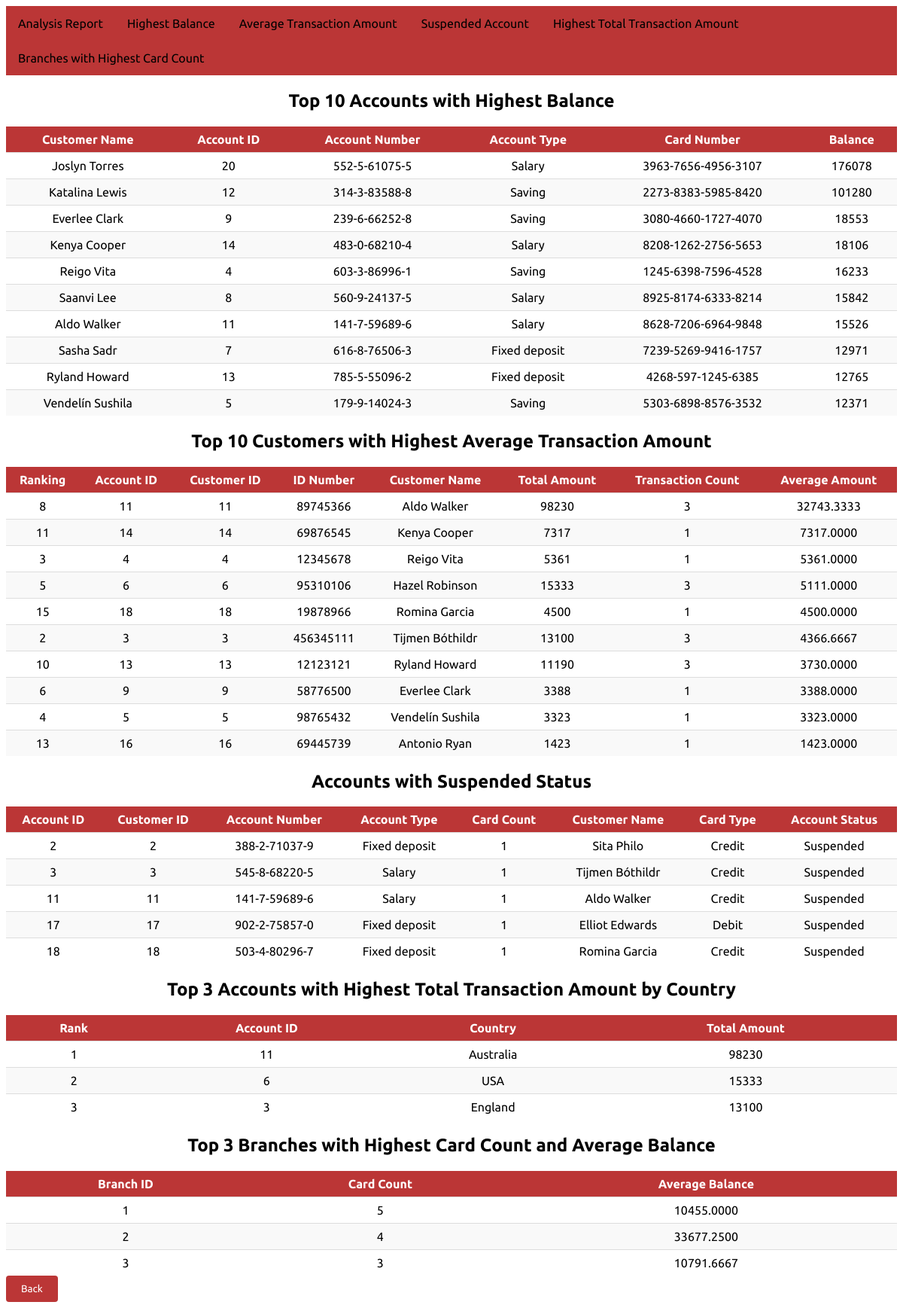
The app's page /BNLTT_online_banking/Analysis/AnalysisReport.php with its own data.
### tables this page shows
CREATE TABLE `account` (
  `Account_ID` int(4) NOT NULL,
  `Customer_ID` int(4) NOT NULL,
  `Branch_ID` int(4) NOT NULL,
  `Account_Number` varchar(13) NOT NULL,
  `Balance` int(6) NOT NULL,
  `Interest_Rate_Year` decimal(5,4) NOT NULL,
  `Account_type` varchar(13) NOT NULL,
  `Account_Status` varchar(9) NOT NULL DEFAULT 'Active',
  `Account_Open_Date` date NOT NULL,
  `Password` int(6) NOT NULL
);

CREATE TABLE `customer` (
  `Customer_ID` int(4) NOT NULL,
  `Customer_First_Name` varchar(32) NOT NULL,
  `Customer_Last_Name` varchar(32) NOT NULL,
  `Customer_Date_of_Birth` date NOT NULL,
  `ID_type` varchar(14) NOT NULL,
  `ID_number` varchar(9) NOT NULL,
  `Customer_Sex` varchar(6) NOT NULL
);

### BNLTT_online_banking/Analysis/AnalysisReport.php (the view, shortened to what this page needs)
<?php
$con = mysqli_connect("localhost", "root", "", "online_bank");
$sql1 = "
    SELECT C.Customer_First_Name, C.Customer_Last_Name, A.Account_ID, A.Account_Number, A.Account_type, IFNULL(CD.Card_Number, ' ') AS Card_Number, A.Balance
    FROM Customer AS C
    INNER JOIN Account AS A ON C.Customer_ID = A.Customer_ID
    LEFT JOIN Card AS CD ON A.Account_ID = CD.Account_ID
    ORDER BY A.Balance DESC
    LIMIT 10
";
$result1 = mysqli_query($con, $sql1);
$sql2 = "
    SELECT
        a.Account_ID, a.Customer_ID, c.ID_number, c.Customer_First_Name, c.Customer_Last_Name, t.Amount,
        SUM(t.Amount) AS Total_Amount, COUNT(t.Amount) AS Transaction_Count,
        AVG(t.Amount) AS Average_Amount,
        @rank := @rank + 1 AS Ranking
    FROM
        Account AS a
        INNER JOIN Customer AS c ON a.Customer_ID = c.Customer_ID
        INNER JOIN transactions AS t ON t.Account_ID = a.Account_ID
        CROSS JOIN (SELECT @rank := 0) AS r
    GROUP BY
        a.Account_ID, a.Customer_ID, c.ID_number, c.Customer_First_Name, c.Customer_Last_Name
    ORDER BY
        Average_Amount DESC
    LIMIT 10
";
$result2 = mysqli_query($con, $sql2);
$sql3 = "SELECT Account.Account_ID, Account.Customer_ID, Account.Account_Number, Account.Account_Type,
        COUNT(Card.Card_ID) AS Card_Count, Customer.Customer_First_Name, Customer.Customer_Last_Name, Card.Card_Type, Account.Account_Status
        FROM Account
        INNER JOIN Customer ON Account.Customer_ID = Customer.Customer_ID
        LEFT JOIN Card ON Account.Account_ID = Card.Account_ID
        WHERE Account.Account_Status = 'Suspended'
        GROUP BY Account.Account_ID";
$result3 = mysqli_query($con, $sql3);
$sql4 = "
    SELECT
        ROW_NUMBER() OVER (ORDER BY subquery.Amount DESC) AS Rank,
        a.Account_ID,
        ca.customer_country AS Country,
        subquery.Amount
    FROM
        account a
        JOIN customer_address ca ON a.customer_id = ca.customer_id
        JOIN (
            SELECT t.Account_ID, SUM(t.Amount) AS Amount
            FROM transactions t
            GROUP BY t.Account_ID
        ) AS subquery ON a.Account_ID = subquery.Account_ID
    ORDER BY subquery.Amount DESC
    LIMIT 3;
";
$result4 = mysqli_query($con, $sql4);
$sql5 = "SELECT a.Branch_ID, COUNT(*) AS Card_Count, AVG(a.Balance) AS Average_Balance
        FROM Card c
        INNER JOIN Account a ON c.Account_ID = a.Account_ID
        WHERE c.Card_Status = 'Active'
        GROUP BY a.Branch_ID
        ORDER BY Card_Count DESC
        LIMIT 3";
$result5 = mysqli_query($con, $sql5);
?>
<div class="navbar">
    <a href="AnalysisReport.php">Analysis Report</a>
    <a href="toptendeposit.php">Highest Balance</a>
    <a href="Topspender.php">Average Transaction Amount</a>
    <a href="SuspendedAnalysis.php">Suspended Account</a>
    <a href="Top3country.php">Highest Total Transaction Amount</a>
    <a href="Top3branches.php">Branches with Highest Card Count</a>
</div>
<?php if ($result1 && mysqli_num_rows($result1) > 0): ?>
    <h2 class="table-title">Top 10 Accounts with Highest Balance</h2>
    <table class="styled-table">
        <thead>
            <tr>
                <th>Customer Name</th>
                <th>Account ID</th>
                <th>Account Number</th>
                <th>Account Type</th>
                <th>Card Number</th>
                <th>Balance</th>
            </tr>
        </thead>
        <tbody>
            <?php while ($row1 = mysqli_fetch_assoc($result1)): ?>
                <tr>
                    <td><?php echo $row1['Customer_First_Name'] . ' ' . $row1['Customer_Last_Name']; ?></td>
                    <td><?php echo $row1['Account_ID']; ?></td>
                    <td><?php echo $row1['Account_Number']; ?></td>
                    <td><?php echo $row1['Account_type']; ?></td>
                    <td><?php echo $row1['Card_Number']; ?></td>
                    <td><?php echo $row1['Balance']; ?></td>
                </tr>
            <?php endwhile; ?>
        </tbody>
    </table>
<?php else: ?>
    <p>No records found.</p>
<?php endif; ?>
<?php if ($result2 && mysqli_num_rows($result2) > 0): ?>
    <h2 class="table-title">Top 10 Customers with Highest Average Transaction Amount</h2>
    <table class="styled-table">
        <thead>
            <tr>
                <th>Ranking</th>
                <th>Account ID</th>
                <th>Customer ID</th>
                <th>ID Number</th>
                <th>Customer Name</th>
                <th>Total Amount</th>
                <th>Transaction Count</th>
                <th>Average Amount</th>
            </tr>
        </thead>
        <tbody>
            <?php while ($row2 = mysqli_fetch_assoc($result2)): ?>
                <tr>
                    <td><?php echo $row2['Ranking']; ?></td>
                    <td><?php echo $row2['Account_ID']; ?></td>
                    <td><?php echo $row2['Customer_ID']; ?></td>
                    <td><?php echo $row2['ID_number']; ?></td>
                    <td><?php echo $row2['Customer_First_Name'] . ' ' . $row2['Customer_Last_Name']; ?></td>
                    <td><?php echo $row2['Total_Amount']; ?></td>
                    <td><?php echo $row2['Transaction_Count']; ?></td>
                    <td><?php echo $row2['Average_Amount']; ?></td>
                </tr>
            <?php endwhile; ?>
        </tbody>
    </table>
<?php else: ?>
    <p>No records found.</p>
<?php endif; ?>
<?php if ($result3 && mysqli_num_rows($result3) > 0): ?>
    <h2 class="table-title">Accounts with Suspended Status</h2>
    <table class="styled-table">
        <thead>
            <tr>
                <th>Account ID</th>
                <th>Customer ID</th>
                <th>Account Number</th>
                <th>Account Type</th>
                <th>Card Count</th>
                <th>Customer Name</th>
                <th>Card Type</th>
                <th>Account Status</th>
            </tr>
        </thead>
        <tbody>
            <?php while ($row3 = mysqli_fetch_assoc($result3)): ?>
                <tr>
                    <td><?php echo $row3['Account_ID']; ?></td>
                    <td><?php echo $row3['Customer_ID']; ?></td>
                    <td><?php echo $row3['Account_Number']; ?></td>
                    <td><?php echo $row3['Account_Type']; ?></td>
                    <td><?php echo $row3['Card_Count']; ?></td>
                    <td><?php echo $row3['Customer_First_Name'] . ' ' . $row3['Customer_Last_Name']; ?></td>
                    <td><?php echo $row3['Card_Type']; ?></td>
                    <td><?php echo $row3['Account_Status']; ?></td>
                </tr>
            <?php endwhile; ?>
        </tbody>
    </table>
<?php else: ?>
    <p>No records found.</p>
<?php endif; ?>
<?php if ($result4 && mysqli_num_rows($result4) > 0): ?>
    <h2 class="table-title">Top 3 Accounts with Highest Total Transaction Amount by Country</h2>
    <table class="styled-table">
        <thead>
            <tr>
                <th>Rank</th>
                <th>Account ID</th>
                <th>Country</th>
                <th>Total Amount</th>
            </tr>
        </thead>
        <tbody>
            <?php while ($row4 = mysqli_fetch_assoc($result4)): ?>
                <tr>
                    <td><?php echo $row4['Rank']; ?></td>
                    <td><?php echo $row4['Account_ID']; ?></td>
                    <td><?php echo $row4['Country']; ?></td>
                    <td><?php echo $row4['Amount']; ?></td>
                </tr>
            <?php endwhile; ?>
        </tbody>
    </table>
<?php else: ?>
    <p>No records found.</p>
<?php endif; ?>
<?php if ($result5 && mysqli_num_rows($result5) > 0): ?>
    <h2 class="table-title">Top 3 Branches with Highest Card Count and Average Balance</h2>
    <table class="styled-table">
        <thead>
            <tr>
                <th>Branch ID</th>
                <th>Card Count</th>
                <th>Average Balance</th>
            </tr>
        </thead>
        <tbody>
            <?php while ($row5 = mysqli_fetch_assoc($result5)): ?>
                <tr>
                    <td><?php echo $row5['Branch_ID']; ?></td>
                    <td><?php echo $row5['Card_Count']; ?></td>
                    <td><?php echo $row5['Average_Balance']; ?></td>
                </tr>
            <?php endwhile; ?>
        </tbody>
    </table>
<?php else: ?>
    <p>No records found.</p>
<?php endif; ?>
<div class="back-button-container">
  <input type="button" value="Back" onclick="window.location.href='/BNLTT_online_banking/employhome.php'" class="back-button">
</div>

### BNLTT_online_banking/Analysis/AnalysisReport.php (style rules this page uses)
.styled-table { font-family: 'Open Sans', sans-serif; font-family: 'Ubuntu', sans-serif; width: 100%; border-collapse: collapse; }
.styled-table th, .styled-table td { font-family: 'Open Sans', sans-serif; font-family: 'Ubuntu', sans-serif; padding: 8px; text-align: center; border-bottom: 1px solid #ddd; }
.styled-table th { font-family: 'Open Sans', sans-serif; font-family: 'Ubuntu', sans-serif; background-color: #bb3636; color: white; }
.styled-table tbody tr:nth-child(even) { font-family: 'Open Sans', sans-serif; font-family: 'Ubuntu', sans-serif; background-color: #f9f9f9; }
.styled-table tbody tr:last-child td { font-family: 'Open Sans', sans-serif; font-family: 'Ubuntu', sans-serif; border-bottom: none; }
.table-title { font-family: 'Open Sans', sans-serif; font-family: 'Ubuntu', sans-serif; text-align: center; }
.back-button { font-family: 'Open Sans', sans-serif; font-family: 'Ubuntu', sans-serif; background-color: #bb3636; color: #fff; border: none; padding: 10px 20px; border-radius: 4px; cursor: pointer; }
.navbar { font-family: 'Open Sans', sans-serif; font-family: 'Ubuntu', sans-serif; overflow: hidden; background-color: #bb3636; font-family: Arial; }
.navbar a { font-family: 'Open Sans', sans-serif; font-family: 'Ubuntu', sans-serif; float: left; font-size: 16px; color: black; text-align: center; padding: 14px 16px; text-decoration: none; }

### records on screen
account: Customer_ID.Customer_First_Name "Joslyn", Customer_ID.Customer_Last_Name "Torres", Account_ID "20", Account_Number "552-5-61075-5", Account_type "Salary", Card_Number "3963-7656-4956-3107", Balance "176078"
account: Customer_ID.Customer_First_Name "Katalina", Customer_ID.Customer_Last_Name "Lewis", Account_ID "12", Account_Number "314-3-83588-8", Account_type "Saving", Card_Number "2273-8383-5985-8420", Balance "101280"
account: Customer_ID.Customer_First_Name "Everlee", Customer_ID.Customer_Last_Name "Clark", Account_ID "9", Account_Number "239-6-66252-8", Account_type "Saving", Card_Number "3080-4660-1727-4070", Balance "18553", Ranking "6", Customer_ID "9", Customer_ID.ID_number "58776500", Total_Amount "3388", Transaction_Count "1", Average_Amount "3388.0000"
account: Customer_ID.Customer_First_Name "Kenya", Customer_ID.Customer_Last_Name "Cooper", Account_ID "14", Account_Number "483-0-68210-4", Account_type "Salary", Card_Number "8208-1262-2756-5653", Balance "18106", Ranking "11", Customer_ID "14", Customer_ID.ID_number "69876545", Total_Amount "7317", Transaction_Count "1", Average_Amount "7317.0000"
account: Customer_ID.Customer_First_Name "Reigo", Customer_ID.Customer_Last_Name "Vita", Account_ID "4", Account_Number "603-3-86996-1", Account_type "Saving", Card_Number "1245-6398-7596-4528", Balance "16233", Ranking "3", Customer_ID "4", Customer_ID.ID_number "12345678", Total_Amount "5361", Transaction_Count "1", Average_Amount "5361.0000"
account: Customer_ID.Customer_First_Name "Saanvi", Customer_ID.Customer_Last_Name "Lee", Account_ID "8", Account_Number "560-9-24137-5", Account_type "Salary", Card_Number "8925-8174-6333-8214", Balance "15842"
account: Customer_ID.Customer_First_Name "Aldo", Customer_ID.Customer_Last_Name "Walker", Account_ID "11", Account_Number "141-7-59689-6", Account_type "Salary", Card_Number "8628-7206-6964-9848", Balance "15526", Ranking "8", Customer_ID "11", Customer_ID.ID_number "89745366", Total_Amount "98230", Transaction_Count "3", Average_Amount "32743.3333", Card_Count "1", Card_Type "Credit", Account_Status "Suspended", Rank "1", Country "Australia", Amount "98230"
account: Customer_ID.Customer_First_Name "Sasha", Customer_ID.Customer_Last_Name "Sadr", Account_ID "7", Account_Number "616-8-76506-3", Account_type "Fixed deposit", Card_Number "7239-5269-9416-1757", Balance "12971"
account: Customer_ID.Customer_First_Name "Ryland", Customer_ID.Customer_Last_Name "Howard", Account_ID "13", Account_Number "785-5-55096-2", Account_type "Fixed deposit", Card_Number "4268-597-1245-6385", Balance "12765", Ranking "10", Customer_ID "13", Customer_ID.ID_number "12123121", Total_Amount "11190", Transaction_Count "3", Average_Amount "3730.0000"
account: Customer_ID.Customer_First_Name "Vendelín", Customer_ID.Customer_Last_Name "Sushila", Account_ID "5", Account_Number "179-9-14024-3", Account_type "Saving", Card_Number "5303-6898-8576-3532", Balance "12371", Ranking "4", Customer_ID "5", Customer_ID.ID_number "98765432", Total_Amount "3323", Transaction_Count "1", Average_Amount "3323.0000"
account: Ranking "5", Account_ID "6", Customer_ID "6", Customer_ID.ID_number "95310106", Customer_ID.Customer_First_Name "Hazel", Customer_ID.Customer_Last_Name "Robinson", Total_Amount "15333", Transaction_Count "3", Average_Amount "5111.0000", Rank "2", Country "USA", Amount "15333"
account: Ranking "15", Account_ID "18", Customer_ID "18", Customer_ID.ID_number "19878966", Customer_ID.Customer_First_Name "Romina", Customer_ID.Customer_Last_Name "Garcia", Total_Amount "4500", Transaction_Count "1", Average_Amount "4500.0000", Account_Number "503-4-80296-7", Account_type "Fixed deposit", Card_Count "1", Card_Type "Credit", Account_Status "Suspended"
account: Ranking "2", Account_ID "3", Customer_ID "3", Customer_ID.ID_number "456345111", Customer_ID.Customer_First_Name "Tijmen", Customer_ID.Customer_Last_Name "Bóthildr", Total_Amount "13100", Transaction_Count "3", Average_Amount "4366.6667", Account_Number "545-8-68220-5", Account_type "Salary", Card_Count "1", Card_Type "Credit", Account_Status "Suspended", Rank "3", Country "England", Amount "13100"
account: Ranking "13", Account_ID "16", Customer_ID "16", Customer_ID.ID_number "69445739", Customer_ID.Customer_First_Name "Antonio", Customer_ID.Customer_Last_Name "Ryan", Total_Amount "1423", Transaction_Count "1", Average_Amount "1423.0000"
account: Account_ID "2", Customer_ID "2", Account_Number "388-2-71037-9", Account_type "Fixed deposit", Card_Count "1", Customer_ID.Customer_First_Name "Sita", Customer_ID.Customer_Last_Name "Philo", Card_Type "Credit", Account_Status "Suspended"
account: Account_ID "17", Customer_ID "17", Account_Number "902-2-75857-0", Account_type "Fixed deposit", Card_Count "1", Customer_ID.Customer_First_Name "Elliot", Customer_ID.Customer_Last_Name "Edwards", Card_Type "Debit", Account_Status "Suspended"

### other values on screen
$row5['Branch_ID'] "1"
$row5['Card_Count'] "5"
$row5['Average_Balance'] "10455.0000"
$row5['Branch_ID'] "2"
$row5['Card_Count'] "4"
$row5['Average_Balance'] "33677.2500"
$row5['Branch_ID'] "3"
$row5['Card_Count'] "3"
$row5['Average_Balance'] "10791.6667"
